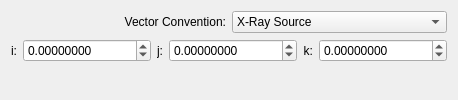
           <widget class="QWidget" name="beam_vector_cartesian">
            <layout class="QGridLayout" name="gridLayout_8">
             <item row="6" column="0">
              <widget class="QLabel" name="beam_vector_cartesian_x_label">
               <property name="sizePolicy">
                <sizepolicy hsizetype="Fixed" vsizetype="Preferred">
                 <horstretch>0</horstretch>
                 <verstretch>0</verstretch>
                </sizepolicy>
               </property>
               <property name="text">
                <string>i:</string>
               </property>
               <property name="alignment">
                <set>Qt::AlignRight|Qt::AlignTrailing|Qt::AlignVCenter</set>
               </property>
              </widget>
             </item>
             <item row="6" column="5">
              <widget class="ScientificDoubleSpinBox" name="beam_vector_cartesian_z">
               <property name="keyboardTracking">
                <bool>false</bool>
               </property>
               <property name="decimals">
                <number>8</number>
               </property>
               <property name="minimum">
                <double>-1000000.000000000000000</double>
               </property>
               <property name="maximum">
                <double>1000000.000000000000000</double>
               </property>
               <property name="singleStep">
                <double>0.001000000000000</double>
               </property>
              </widget>
             </item>
             <item row="7" column="0" colspan="6">
              <widget class="QLabel" name="cartesian_beam_vector_normalized_note">
               <property name="styleSheet">
                <string notr="true">QLabel { font: italic; }</string>
               </property>
               <property name="text">
                <string/>
               </property>
              </widget>
             </item>
             <item row="6" column="2">
              <widget class="QLabel" name="beam_vector_cartesian_y_label">
               <property name="sizePolicy">
                <sizepolicy hsizetype="Fixed" vsizetype="Preferred">
                 <horstretch>0</horstretch>
                 <verstretch>0</verstretch>
                </sizepolicy>
               </property>
               <property name="text">
                <string>j:</string>
               </property>
               <property name="alignment">
                <set>Qt::AlignRight|Qt::AlignTrailing|Qt::AlignVCenter</set>
               </property>
              </widget>
             </item>
             <item row="6" column="3">
              <widget class="ScientificDoubleSpinBox" name="beam_vector_cartesian_y">
               <property name="keyboardTracking">
                <bool>false</bool>
               </property>
               <property name="decimals">
                <number>8</number>
               </property>
               <property name="minimum">
                <double>-1000000.000000000000000</double>
               </property>
               <property name="maximum">
                <double>1000000.000000000000000</double>
               </property>
               <property name="singleStep">
                <double>0.001000000000000</double>
               </property>
              </widget>
             </item>
             <item row="6" column="4">
              <widget class="QLabel" name="beam_vector_cartesian_z_label">
               <property name="sizePolicy">
                <sizepolicy hsizetype="Fixed" vsizetype="Preferred">
                 <horstretch>0</horstretch>
                 <verstretch>0</verstretch>
                </sizepolicy>
               </property>
               <property name="text">
                <string>k:</string>
               </property>
               <property name="alignment">
                <set>Qt::AlignRight|Qt::AlignTrailing|Qt::AlignVCenter</set>
               </property>
              </widget>
             </item>
             <item row="6" column="1">
              <widget class="ScientificDoubleSpinBox" name="beam_vector_cartesian_x">
               <property name="keyboardTracking">
                <bool>false</bool>
               </property>
               <property name="decimals">
                <number>8</number>
               </property>
               <property name="minimum">
                <double>-1000000.000000000000000</double>
               </property>
               <property name="maximum">
                <double>1000000.000000000000000</double>
               </property>
               <property name="singleStep">
                <double>0.001000000000000</double>
               </property>
              </widget>
             </item>
             <item row="0" column="0" colspan="6">
              <layout class="QHBoxLayout" name="horizontalLayout_2">
               <item>
                <widget class="QLabel" name="beam_vector_convention_label">
                 <property name="text">
                  <string>Vector Convention:</string>
                 </property>
                 <property name="alignment">
                  <set>Qt::AlignRight|Qt::AlignTrailing|Qt::AlignVCenter</set>
                 </property>
                </widget>
               </item>
               <item>
                <widget class="QComboBox" name="cartesian_beam_vector_convention">
                 <property name="toolTip">
                  <string>&lt;html&gt;&lt;head/&gt;&lt;body&gt;&lt;p&gt;&amp;quot;Propagation&amp;quot; is the negative of the &amp;quot;X-Ray Source&amp;quot; method.&lt;/p&gt;&lt;/body&gt;&lt;/html&gt;</string>
                 </property>
                 <item>
                  <property name="text">
                   <string>X-Ray Source</string>
                  </property>
                 </item>
                 <item>
                  <property name="text">
                   <string>Propagation</string>
                  </property>
                 </item>
                </widget>
               </item>
              </layout>
             </item>
            </layout>
           </widget>
